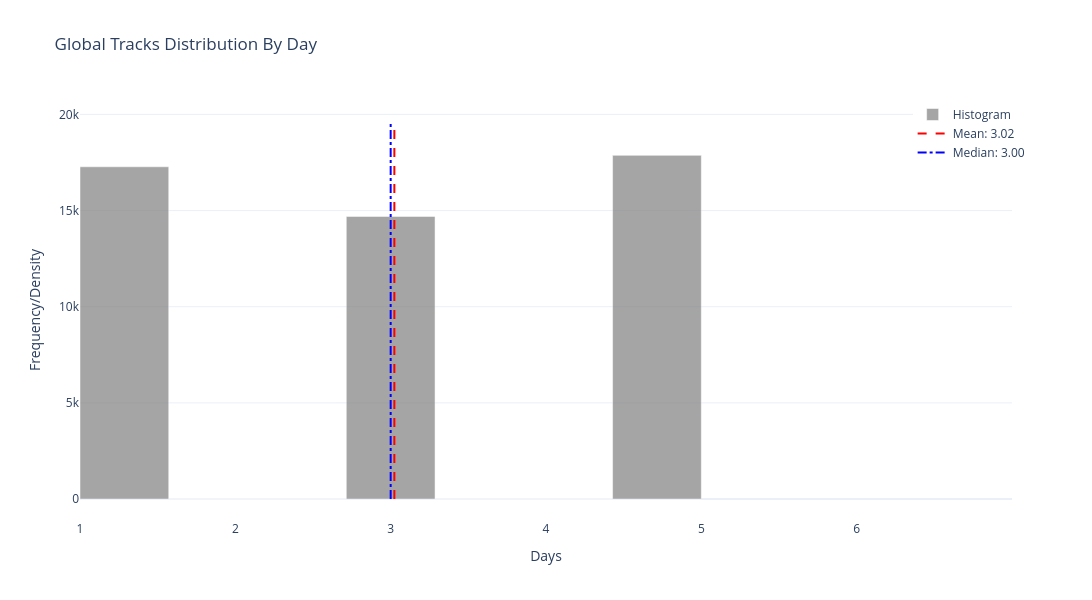

Notebook code cell kept with this figure:
### Code cell
plotly_frequency_density_numeric_plotlypx(df_music_loc_dt['day'], bins=7, density=False, color='grey', title='Global Tracks Distribution By Day', xlabel='Days', ylabel='Frequency/Density',
                                          xticks_range=(1,7,1), rotation=0, show_kde=False)

### Figure 1 — Plotly figure (JSON) as saved in the notebook; plotly's stock layout.template omitted (floating-point values rounded to 4 significant figures)
{"data": [{"marker": {"color": "grey"}, "name": "Histogram", "opacity": 0.7, "type": "bar", "width": [0.5714, 0.5714, 0.5714, 0.5714, 0.5714, 0.5714, 0.5714], "x": [1.286, 1.857, 2.429, 3.0, 3.571, 4.143, 4.714], "y": [17278, 0, 0, 14695, 0, 0, 17871]}, {"line": {"color": "red", "dash": "dash"}, "mode": "lines", "name": "Mean: 3.02", "type": "scatter", "x": [3.024, 3.024], "y": [0, 19660.0]}, {"line": {"color": "blue", "dash": "dashdot"}, "mode": "lines", "name": "Median: 3.00", "type": "scatter", "x": [3, 3], "y": [0, 19660.0]}], "layout": {"bargap": 0.05, "height": 600, "legend": {"orientation": "v", "x": 1.02, "xanchor": "right", "y": 1, "yanchor": "top"}, "title": {"text": "Global Tracks Distribution By Day"}, "width": 1200, "xaxis": {"range": [1, 7], "tickmode": "array", "tickvals": [1, 2, 3, 4, 5, 6], "title": {"text": "Days"}}, "yaxis": {"title": {"text": "Frequency/Density"}}}}
